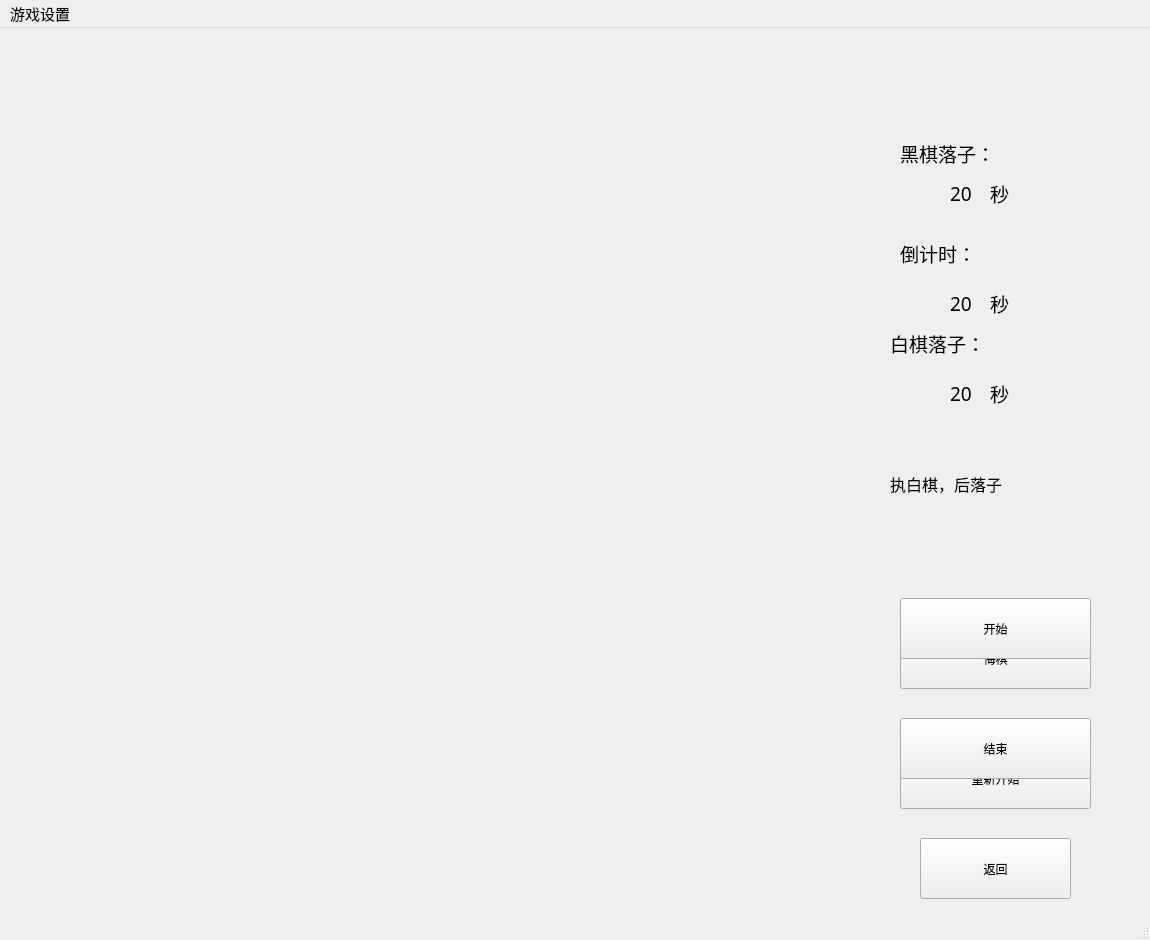
<?xml version="1.0" encoding="UTF-8"?>
<ui version="4.0">
 <class>MainWindow</class>
 <widget class="QMainWindow" name="MainWindow">
  <property name="geometry">
   <rect>
    <x>0</x>
    <y>0</y>
    <width>1150</width>
    <height>940</height>
   </rect>
  </property>
  <property name="minimumSize">
   <size>
    <width>1150</width>
    <height>940</height>
   </size>
  </property>
  <property name="maximumSize">
   <size>
    <width>1150</width>
    <height>940</height>
   </size>
  </property>
  <property name="windowTitle">
   <string>七子棋小游戏</string>
  </property>
  <widget class="QWidget" name="centralwidget">
   <widget class="QPushButton" name="pushButton">
    <property name="geometry">
     <rect>
      <x>900</x>
      <y>720</y>
      <width>191</width>
      <height>61</height>
     </rect>
    </property>
    <property name="text">
     <string>重新开始</string>
    </property>
    <property name="iconSize">
     <size>
      <width>25</width>
      <height>25</height>
     </size>
    </property>
   </widget>
   <widget class="QPushButton" name="pushButton_2">
    <property name="geometry">
     <rect>
      <x>900</x>
      <y>600</y>
      <width>191</width>
      <height>61</height>
     </rect>
    </property>
    <property name="text">
     <string>悔棋</string>
    </property>
    <property name="iconSize">
     <size>
      <width>25</width>
      <height>25</height>
     </size>
    </property>
   </widget>
   <widget class="QLabel" name="label">
    <property name="geometry">
     <rect>
      <x>950</x>
      <y>320</y>
      <width>151</width>
      <height>91</height>
     </rect>
    </property>
    <property name="font">
     <font>
      <family>AcadEref</family>
      <pointsize>14</pointsize>
     </font>
    </property>
    <property name="text">
     <string>20</string>
    </property>
   </widget>
   <widget class="QLabel" name="label2">
    <property name="geometry">
     <rect>
      <x>950</x>
      <y>120</y>
      <width>151</width>
      <height>91</height>
     </rect>
    </property>
    <property name="font">
     <font>
      <family>AcadEref</family>
      <pointsize>14</pointsize>
     </font>
    </property>
    <property name="text">
     <string>20</string>
    </property>
   </widget>
   <widget class="QLabel" name="label_2">
    <property name="geometry">
     <rect>
      <x>900</x>
      <y>100</y>
      <width>171</width>
      <height>51</height>
     </rect>
    </property>
    <property name="font">
     <font>
      <family>楷体</family>
      <pointsize>14</pointsize>
     </font>
    </property>
    <property name="text">
     <string>黑棋落子：</string>
    </property>
   </widget>
   <widget class="QLabel" name="label_3">
    <property name="geometry">
     <rect>
      <x>890</x>
      <y>290</y>
      <width>151</width>
      <height>51</height>
     </rect>
    </property>
    <property name="font">
     <font>
      <family>楷体</family>
      <pointsize>14</pointsize>
     </font>
    </property>
    <property name="text">
     <string>白棋落子：</string>
    </property>
   </widget>
   <widget class="QLabel" name="label_nettime">
    <property name="geometry">
     <rect>
      <x>900</x>
      <y>200</y>
      <width>171</width>
      <height>51</height>
     </rect>
    </property>
    <property name="font">
     <font>
      <family>楷体</family>
      <pointsize>14</pointsize>
     </font>
    </property>
    <property name="text">
     <string>倒计时：</string>
    </property>
   </widget>
   <widget class="QLabel" name="nettime">
    <property name="geometry">
     <rect>
      <x>950</x>
      <y>230</y>
      <width>151</width>
      <height>91</height>
     </rect>
    </property>
    <property name="font">
     <font>
      <family>AcadEref</family>
      <pointsize>14</pointsize>
     </font>
    </property>
    <property name="text">
     <string>20</string>
    </property>
   </widget>
   <widget class="QLabel" name="piece_remind">
    <property name="geometry">
     <rect>
      <x>890</x>
      <y>420</y>
      <width>241</width>
      <height>71</height>
     </rect>
    </property>
    <property name="font">
     <font>
      <family>楷体</family>
      <pointsize>12</pointsize>
     </font>
    </property>
    <property name="text">
     <string>执白棋，后落子</string>
    </property>
   </widget>
   <widget class="QLabel" name="label_4">
    <property name="geometry">
     <rect>
      <x>990</x>
      <y>150</y>
      <width>51</width>
      <height>31</height>
     </rect>
    </property>
    <property name="font">
     <font>
      <family>华文楷体</family>
      <pointsize>14</pointsize>
     </font>
    </property>
    <property name="text">
     <string>秒</string>
    </property>
   </widget>
   <widget class="QLabel" name="label_5">
    <property name="geometry">
     <rect>
      <x>990</x>
      <y>260</y>
      <width>51</width>
      <height>31</height>
     </rect>
    </property>
    <property name="font">
     <font>
      <family>华文楷体</family>
      <pointsize>14</pointsize>
     </font>
    </property>
    <property name="text">
     <string>秒</string>
    </property>
   </widget>
   <widget class="QLabel" name="label_6">
    <property name="geometry">
     <rect>
      <x>990</x>
      <y>350</y>
      <width>51</width>
      <height>31</height>
     </rect>
    </property>
    <property name="font">
     <font>
      <family>华文楷体</family>
      <pointsize>14</pointsize>
     </font>
    </property>
    <property name="text">
     <string>秒</string>
    </property>
   </widget>
   <widget class="QPushButton" name="pushButton_ai">
    <property name="geometry">
     <rect>
      <x>900</x>
      <y>570</y>
      <width>191</width>
      <height>61</height>
     </rect>
    </property>
    <property name="text">
     <string>开始</string>
    </property>
    <property name="iconSize">
     <size>
      <width>25</width>
      <height>25</height>
     </size>
    </property>
   </widget>
   <widget class="QPushButton" name="stop">
    <property name="geometry">
     <rect>
      <x>900</x>
      <y>690</y>
      <width>191</width>
      <height>61</height>
     </rect>
    </property>
    <property name="text">
     <string>结束</string>
    </property>
    <property name="iconSize">
     <size>
      <width>25</width>
      <height>25</height>
     </size>
    </property>
   </widget>
   <widget class="QPushButton" name="back">
    <property name="geometry">
     <rect>
      <x>920</x>
      <y>810</y>
      <width>151</width>
      <height>61</height>
     </rect>
    </property>
    <property name="text">
     <string>返回</string>
    </property>
    <property name="iconSize">
     <size>
      <width>25</width>
      <height>25</height>
     </size>
    </property>
   </widget>
  </widget>
  <widget class="QMenuBar" name="menubar">
   <property name="geometry">
    <rect>
     <x>0</x>
     <y>0</y>
     <width>1150</width>
     <height>29</height>
    </rect>
   </property>
   <property name="font">
    <font>
     <pointsize>11</pointsize>
    </font>
   </property>
   <widget class="QMenu" name="menu">
    <property name="geometry">
     <rect>
      <x>337</x>
      <y>119</y>
      <width>170</width>
      <height>195</height>
     </rect>
    </property>
    <property name="sizePolicy">
     <sizepolicy hsizetype="Preferred" vsizetype="Preferred">
      <horstretch>0</horstretch>
      <verstretch>0</verstretch>
     </sizepolicy>
    </property>
    <property name="font">
     <font>
      <pointsize>11</pointsize>
     </font>
    </property>
    <property name="layoutDirection">
     <enum>Qt::LeftToRight</enum>
    </property>
    <property name="title">
     <string>游戏设置</string>
    </property>
    <addaction name="actionnormal"/>
    <addaction name="separator"/>
    <addaction name="actionAI"/>
    <addaction name="separator"/>
    <addaction name="actionai"/>
    <addaction name="separator"/>
    <addaction name="actionnetgame"/>
   </widget>
   <addaction name="menu"/>
  </widget>
  <widget class="QStatusBar" name="statusbar"/>
  <action name="actionnormal">
   <property name="text">
    <string>双人对战模式</string>
   </property>
   <property name="iconText">
    <string>双人对战模式</string>
   </property>
  </action>
  <action name="actionAI">
   <property name="text">
    <string>人机对战模式</string>
   </property>
   <property name="iconText">
    <string>人机对战模式</string>
   </property>
  </action>
  <action name="actionnetgame">
   <property name="text">
    <string>网络对战模式</string>
   </property>
  </action>
  <action name="actionai">
   <property name="text">
    <string>机机对战模式</string>
   </property>
  </action>
 </widget>
 <resources/>
 <connections/>
</ui>
